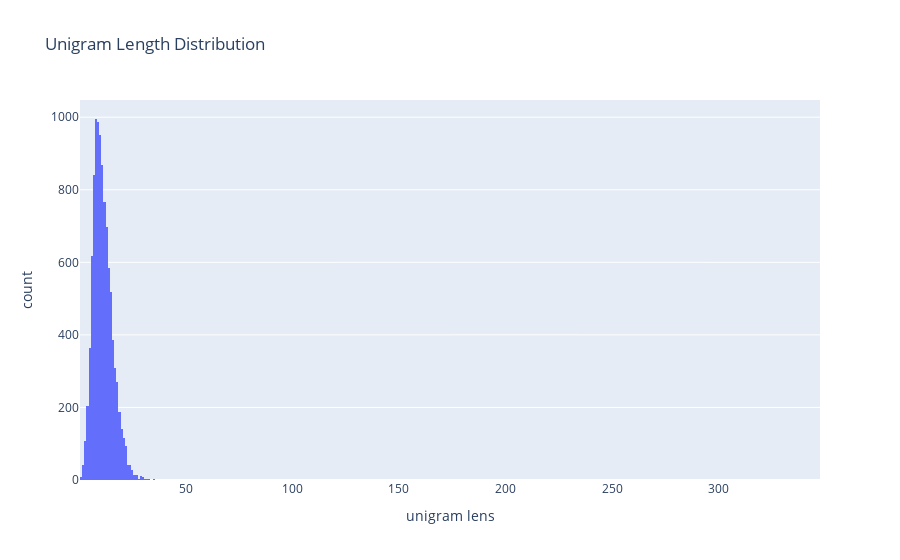

Write notebook code for a chart like this one.
### Code cell
px.histogram(unigram_lens, x=unigram_lens.values, labels={"x": "unigram lens"}, title="Unigram Length Distribution")

### Figure 1 — Plotly figure (JSON) as saved in the notebook; plotly's stock layout.template omitted (floating-point values rounded to 4 significant figures; data arrays with more than 128 entries replaced by an {"elided": "..."} marker saying what was removed)
{"data": [{"alignmentgroup": "True", "bingroup": "x", "hovertemplate": "unigram lens=%{x}<br>count=%{y}<extra></extra>", "legendgroup": "", "marker": {"color": "#636efa"}, "name": "", "offsetgroup": "", "orientation": "v", "showlegend": false, "type": "histogram", "x": {"elided": "10239 int values"}, "xaxis": "x", "yaxis": "y"}], "layout": {"barmode": "relative", "legend": {"tracegroupgap": 0}, "title": {"text": "Unigram Length Distribution"}, "xaxis": {"anchor": "y", "domain": [0, 1], "title": {"text": "unigram lens"}}, "yaxis": {"anchor": "x", "domain": [0, 1], "title": {"text": "count"}}}}
